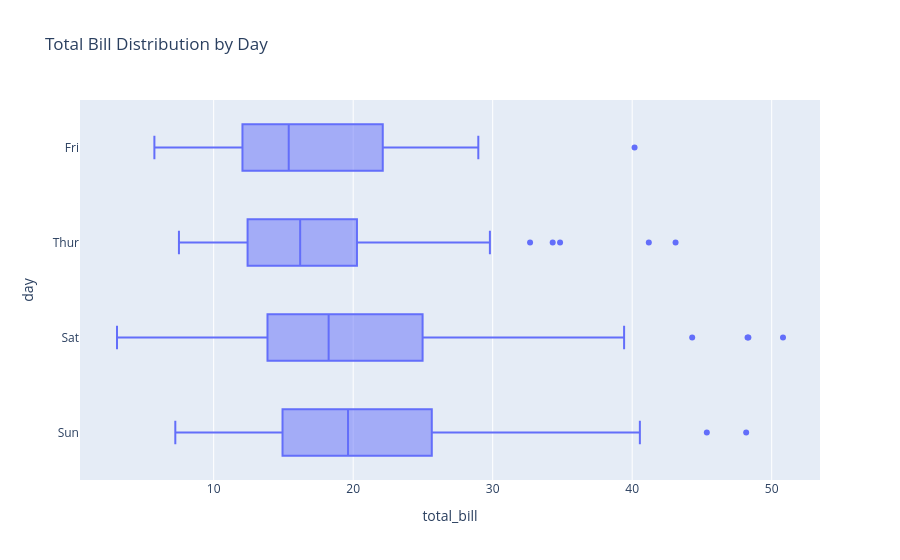

This figure's notebook cell:
### Code cell
fig = px.box(tips, x="total_bill", y="day", title="Total Bill Distribution by Day")
fig.show()

### Figure 1 — Plotly figure (JSON) as saved in the notebook; plotly's stock layout.template omitted (floating-point values rounded to 4 significant figures; data arrays with more than 128 entries replaced by an {"elided": "..."} marker saying what was removed)
{"data": [{"alignmentgroup": "True", "hovertemplate": "total_bill=%{x}<br>day=%{y}<extra></extra>", "legendgroup": "", "marker": {"color": "#636efa"}, "name": "", "notched": false, "offsetgroup": "", "orientation": "h", "showlegend": false, "type": "box", "x": {"elided": "244 float values"}, "x0": " ", "xaxis": "x", "y": {"elided": "244 str values"}, "y0": " ", "yaxis": "y"}], "layout": {"boxmode": "group", "legend": {"tracegroupgap": 0}, "title": {"text": "Total Bill Distribution by Day"}, "xaxis": {"anchor": "y", "domain": [0, 1], "title": {"text": "total_bill"}}, "yaxis": {"anchor": "x", "domain": [0, 1], "title": {"text": "day"}}}}
